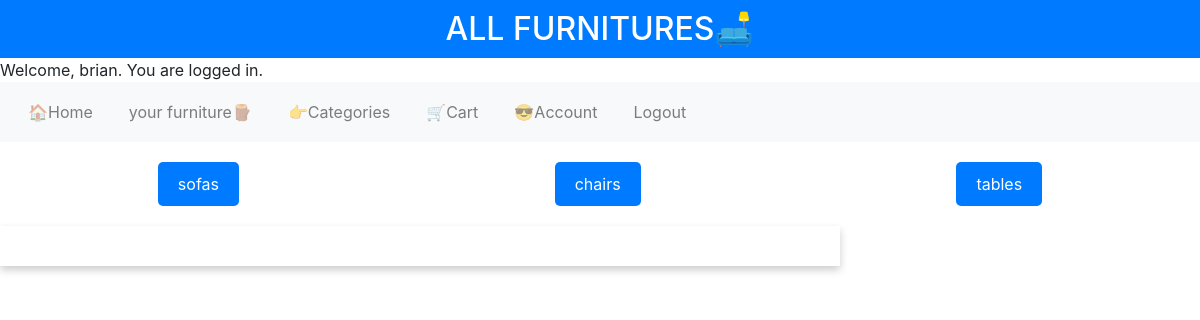
/categories (signed in), run on the app's committed database.
### allfurnitures/models.py (models this page shows, shortened)
class User(AbstractUser):
    pass

class Furniture(models.Model):
    name = models.CharField(max_length=64)
    price = models.DecimalField(max_digits=10, decimal_places=2)
    description = models.TextField()
    image = models.ImageField(upload_to='furnitures', default='allfurnitures/furnitures/default.jpg')
    category = models.CharField(max_length=64)
    user = models.ForeignKey(User, on_delete=models.CASCADE, related_name="furnitures")
    date = models.DateTimeField(auto_now_add=True)
    rating = models.DecimalField(max_digits=2, decimal_places=1, default=0)

### allfurnitures/views.py (the view)
# urls.py: path("categories",views.categories,name="categories"),
@login_required
def categories(request):
    if request.method == "GET":
        return render(request, "allfurnitures/categories.html", {
            "furnitures": list(Furniture.objects.values_list('category',flat=True).distinct())
        })
    else:
        return HttpResponse("Method not allowed")

### allfurnitures/templates/allfurnitures/categories.html (shortened to what this page needs)
{% extends "allfurnitures/layout.html" %}
{% load static %}
{% block body %}
<div>
    <div id="cards">
    {% for furniture in furnitures %}
    <div>
        <button class="categories" data-category="{{ furniture }}">{{ furniture }}</button>
    </div>
    {% endfor %}
    </div>
</div>
<div id="show_cards">
</div>
{% endblock %}
{% block script %}
<link href="{% static 'allfurnitures/categories.css' %}" rel="stylesheet" >
{% endblock %}

### allfurnitures/templates/allfurnitures/layout.html (shortened to what this page needs)
{% load static %}
<!DOCTYPE html>
<html lang="en">
<head>
    <link rel="stylesheet" href="https://maxcdn.bootstrapcdn.com/bootstrap/4.5.2/css/bootstrap.min.css">
    <link href="{% static 'allfurnitures/styles.css' %}" rel="stylesheet">
    {% block script %}
    {% endblock %}
</head>
<body>
    <h2>ALL FURNITURES🛋️</h2>
    {% if user.is_authenticated %}
        <p>Welcome, {{ user.username }}. You are logged in.</p>
        <nav class="navbar navbar-expand-lg navbar-light bg-light">
        <ul class="navbar-nav mr-auto">
            <li class="nav-item" ><a class="nav-link" href="{% url 'index' %}">🏠Home</a></li>
            <li class="nav-item"><a class="nav-link" href="{% url 'yourfurniture' %}">your furniture🪵</a></li>
            <li class="nav-item"><a class="nav-link" href="{% url 'categories' %}">👉Categories</a></li>
            <li class="nav-item"><a class="nav-link" href="{% url 'Cart' %}">🛒Cart</a></li>
            <li class="nav-item"><a class="nav-link" href="{% url 'Account' %}">😎Account</a></li>
            <li class="nav-item"><a  class="nav-link" href="{% url 'logout' %}" >Logout</a></li>
        </ul>
        </nav>
     {% else %}
        <a href="{% url 'login' %}" class="btn btn-primary">Login</a>
        <a href="{% url 'register' %}" class="btn btn-primary">Register</a>
    {% endif %}
    {% block body %}
    {% endblock %}
</body>
</html>

### allfurnitures/static/allfurnitures/styles.css (style rules this page uses)
body, h2, p { margin: 0; padding: 0; }
h2 { background-color: #007BFF; color: #fff; padding: 10px; text-align: center; }
.navbar { background-color: #f8f9fa; padding: 10px; }
.navbar ul { list-style: none; display: flex; justify-content: center; margin: 0; padding: 0; }
.navbar li { margin: 0 10px; }
#cards { display: flex; flex-wrap: wrap; justify-content: space-around; margin-top: 20px; }
#show_cards { text-align: center; margin-top: 20px; }

### allfurnitures/static/allfurnitures/categories.css (style rules this page uses)
body, h1, p { margin: 0; padding: 0; }
.categories { background-color: #007BFF; color: #fff; padding: 10px 20px; border: none; border-radius: 5px; cursor: pointer; transition: background-color 0.3s; }
#show_cards { width: 70%; padding: 20px; box-shadow: 0 4px 8px rgba(0, 0, 0, 0.2); }

### data on the page
User: username "brian"
Furniture: category "sofas"
Furniture: category "chairs"
Furniture: category "tables"
